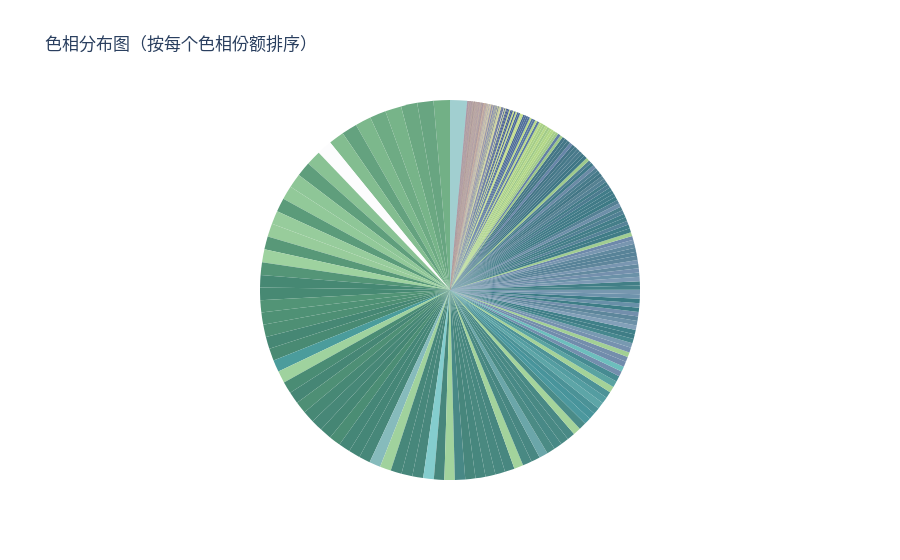

The cell this chart's notebook holds for it:
### Code cell
fig = go.Figure(data=go.Pie(labels=df_merged_sorted['H'], values=df_merged_sorted['v'], marker=dict(colors=colors), textinfo='none'))
fig.update_layout(title='色相分布图（按每个色相份额排序）', showlegend=False)
fig.show()

### Figure 1 — Plotly figure (JSON) as saved in the notebook; plotly's stock layout.template omitted (floating-point values rounded to 4 significant figures; data arrays with more than 128 entries replaced by an {"elided": "..."} marker saying what was removed)
{"data": [{"labels": {"elided": "361 int values"}, "marker": {"colors": {"elided": "361 str values"}}, "textinfo": "none", "type": "pie", "values": {"elided": "361 int values"}}], "layout": {"showlegend": false, "title": {"text": "色相分布图（按每个色相份额排序）"}}}
